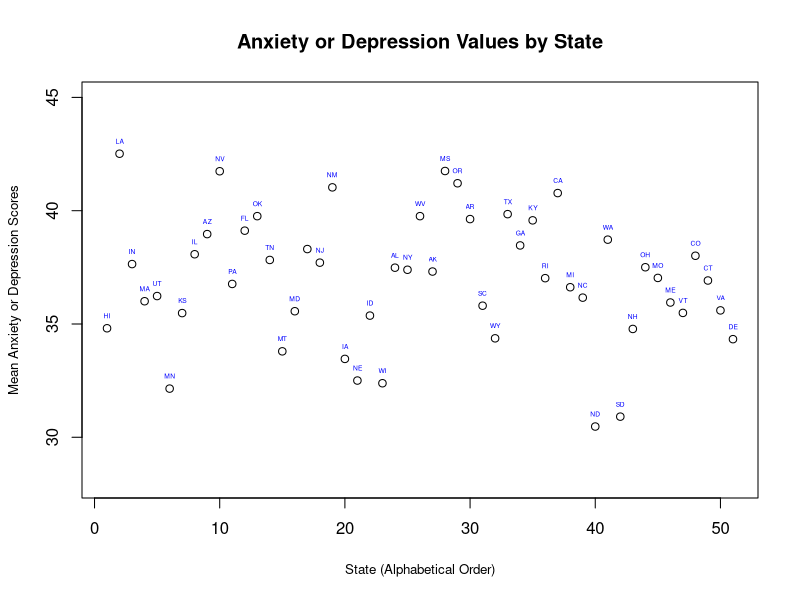
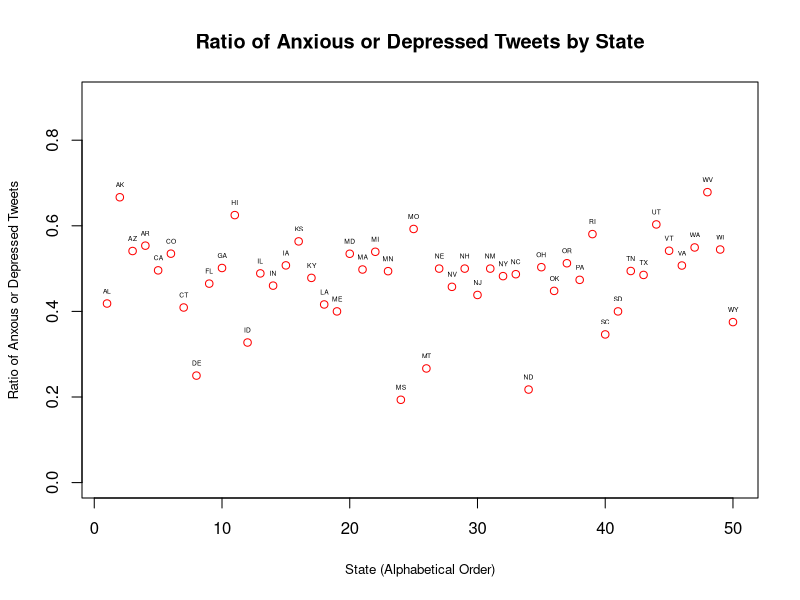
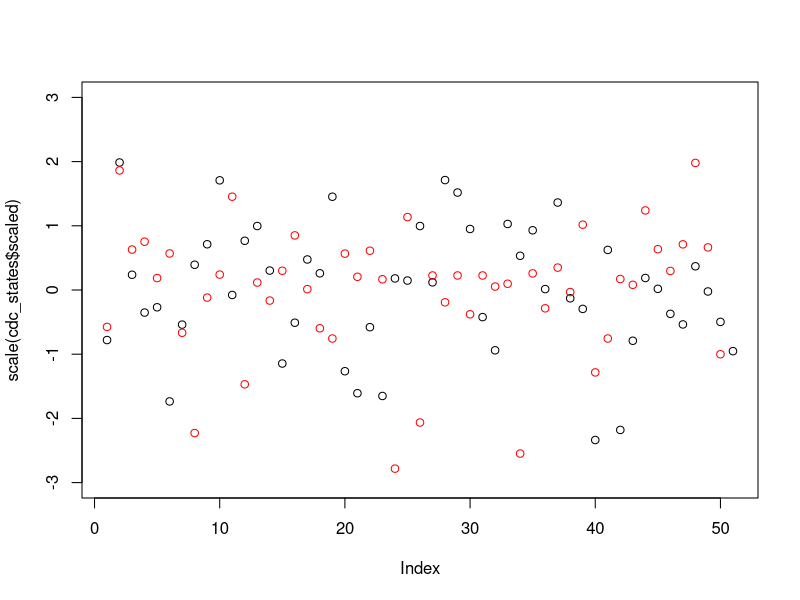
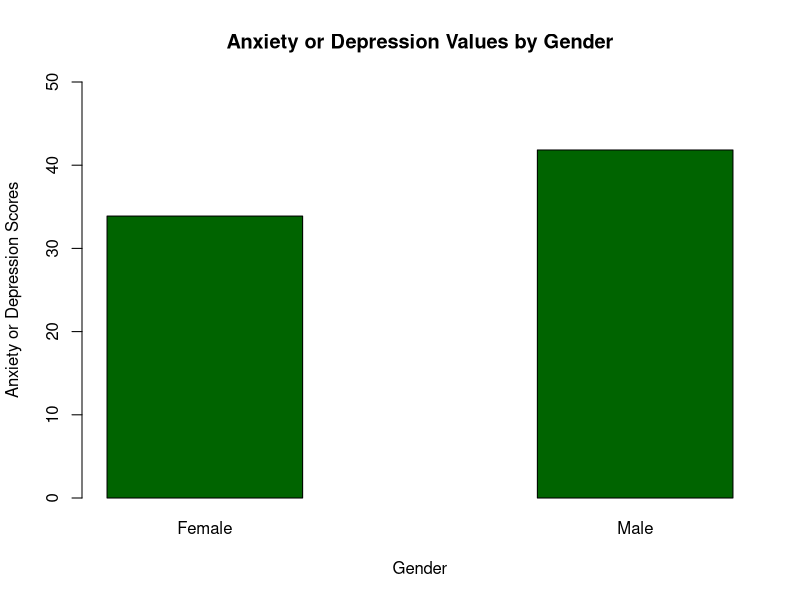
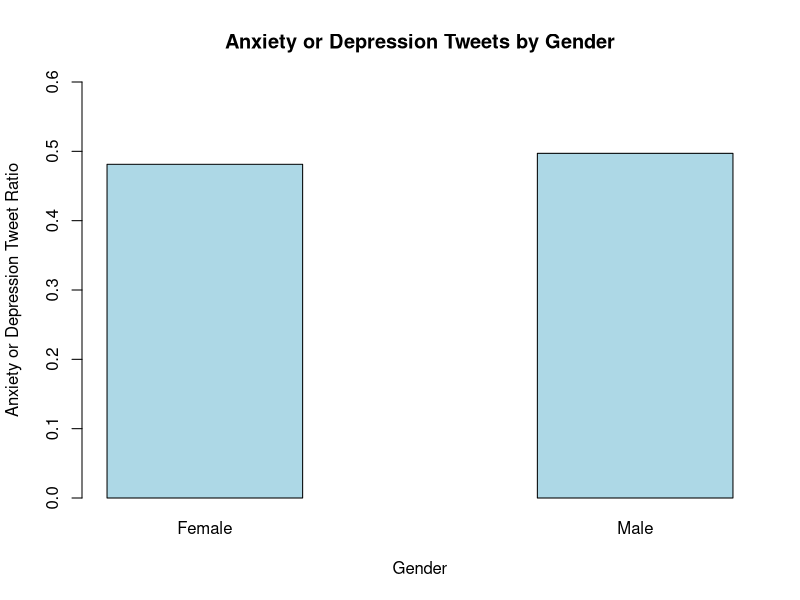
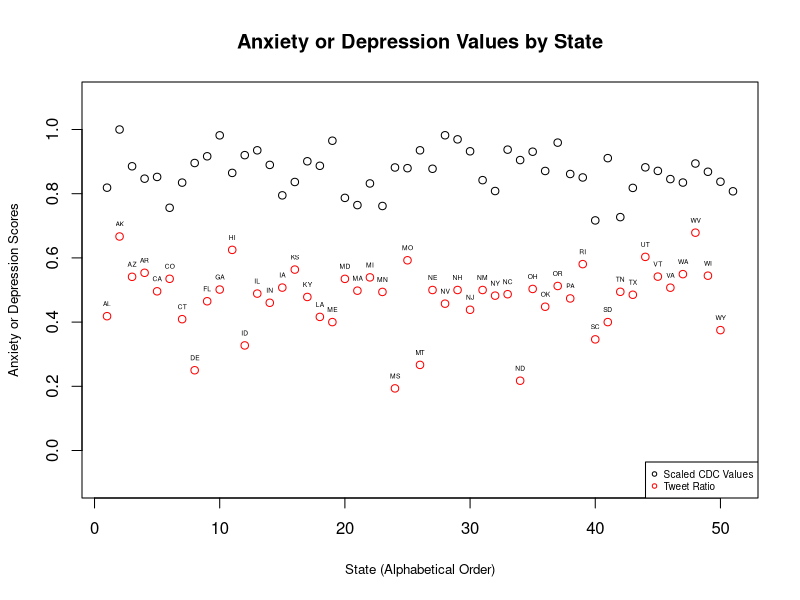

Write R code to recreate these figures, in order.
setwd("~/Desktop/dm")
grouped_df_states <- read.csv("grouped_df_state_final.csv", header = T)
cdc_states <- read.csv("data_4_states_agg.csv", header = T)

#Remove empty cols 
grouped_df_states <- grouped_df_states[,-1]
cdc_states <- cdc_states[, -1]
colnames(cdc_states) <- c("state", "value")

#Convert state names to abbreviations in new column
cdc_states$state_ab <- state.abb[match(cdc_states$state,state.name)]

#Scale states 
cdc_states$scaled <- cdc_states$value/42.515

#Plot CDC means by state
plot(cdc_states$value, main = "Anxiety or Depression Values by State", 
     ylab = "Mean Anxiety or Depression Scores", xlab="State (Alphabetical Order)", 
     ylim = c(28,45), cex.lab = 0.8)
text(cdc_states$value, labels=cdc_states$state_ab,data=cdc_states, 
     cex=0.4, font=0.4, pos=3, col = "blue")

#Convert state names to abbreviations in new column
grouped_df_states$state_ab <- state.abb[match(grouped_df_states$state,state.name)]

#Plot depressive/anxious tweet ratio by state  
plot(grouped_df_states$ratio_depressed, col = "red", 
     main = "Ratio of Anxious or Depressed Tweets by State",
     ylab ="Ratio of Anxous or Depressed Tweets", ylim = c(0,0.9), cex.lab = 0.8,
     xlab = "State (Alphabetical Order)")
text(grouped_df_states$ratio_depressed, labels=grouped_df_states$state_ab,
     data=grouped_df_states, 
     cex=0.4, font=0.4, pos=3)


plot(scale(cdc_states$scaled), ylim = c(-3, 3))
points(scale(grouped_df_states$ratio_depressed, center = T, scale =T), col= "red")



setwd("~/Desktop/dm")
gender_tweets <- read.csv("grouped_df_gender_final.csv", header = T)
cdc_gender <- read.csv("data_4_gender_agg.csv", header = T)

#remove empty rows and columns
gender_tweets <- gender_tweets[,-1]
gender_tweets <- gender_tweets[-3,]

cdc_gender <- cdc_gender[, -1]

#format so everything is the same between two datasets.
colnames(cdc_gender) <- c("gender", "value")

#Plot CDC means by gender 
barplot(space = 1.2, names.arg = c("Female", "Male"),
  cdc_gender$value, main = "Anxiety or Depression Values by Gender", 
  ylab = "Anxiety or Depression Scores", 
  ylim = c(0,50), col = "darkgreen",
  border = T, xlab =  "Gender")

#Plot ratio of tweeted anxiety or depression by gender  
tweet_plot_gender <- barplot(space  = 1.2, names.arg = c("Female", "Male"),
        gender_tweets$ratio_depressed, 
        main = "Anxiety or Depression Tweets by Gender", 
        ylab = "Anxiety or Depression Tweet Ratio", 
        col = "lightblue", ylim = c(0, 0.6),
        border = T, xlab =  "Gender")


#Plot the scaled CDC means and the depressive or anxious tweet ratio
cdc_states$scaled <- cdc_states$value/42.515
plot(cdc_states$scaled, main = "Anxiety or Depression Values by State", 
     ylab = "Anxiety or Depression Scores", xlab = "State (Alphabetical Order)",
     ylim = c(-0.1,1.1), cex.lab = 0.8)
points(grouped_df_states$ratio_depressed, col = "red")
text(grouped_df_states$ratio_depressed, labels=grouped_df_states$state_ab,
     data=grouped_df_states, 
     cex=0.4, font=0.4, pos=3)
legend("bottomright", legend = c("Scaled CDC Values", "Tweet Ratio"),
       col = c("black", "red"), pch = 1, cex = 0.6)